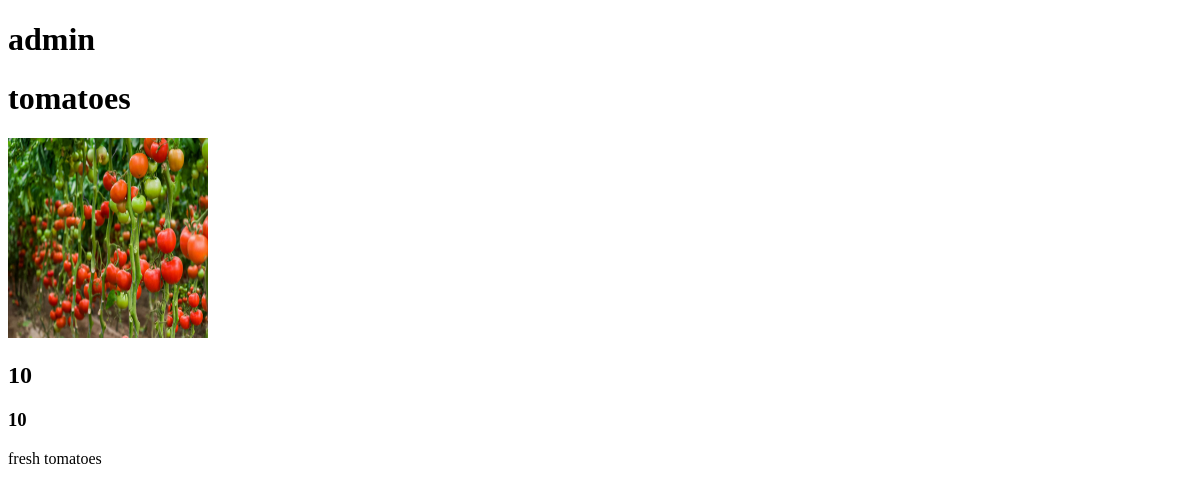
The app's page /dashboard/index/ (signed in), older data.
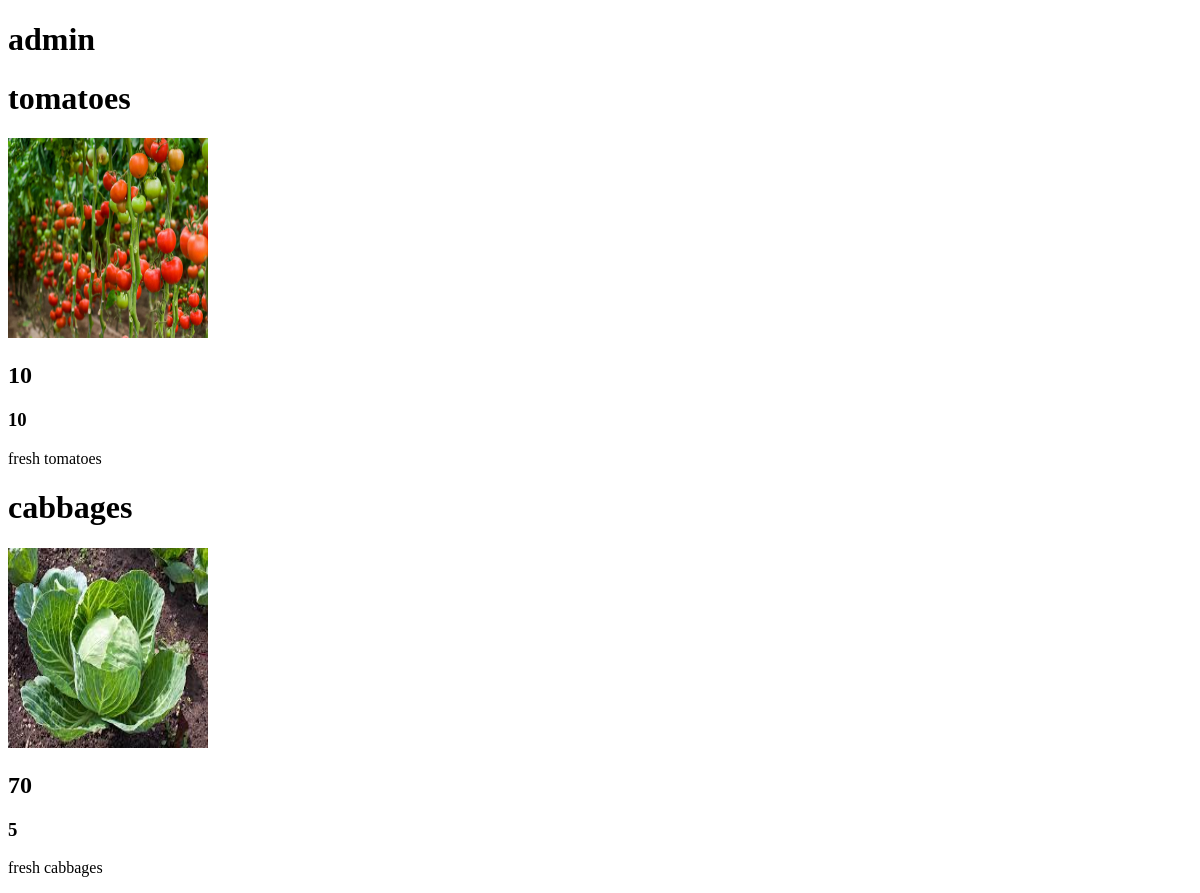
The same page, newer data.
### product/models.py (models this page shows, shortened)
class Product(models.Model):
    CATEGORIES = (
        ("vegetables", "vegetables"),
        ("fruits", "fruits"),
        ("meat", "meat")
    )
    owner = models.ForeignKey(User, on_delete=models.CASCADE)
    name = models.CharField(max_length=30)
    category = models.CharField(max_length=25, default="Select a category", choices=CATEGORIES)
    quantity = models.IntegerField(default=5)
    description = models.CharField(max_length=200)
    image = models.ImageField(upload_to="products")
    price = models.IntegerField()
    location = models.CharField(max_length=50)
    unit_price = models.DecimalField(max_digits=10, decimal_places=2, blank=True, null=True)

### dashboard/views.py (the view)
# urls.py: path('index/', views.index, name='index')
def index(request):
    products = Product.objects.filter(owner=request.user)
    return render(request, 'dashboard/index.html', {'products': products})

### dashboard/templates/dashboard/index.html
{% extends 'Account/base.html' %}
{% block content %}
    <h1>{{ request.user.username }}</h1>
    {% for product in products %}
        <h1>{{ product.name }}</h1>
        <img src="{{ product.image.url }}" height="200" width="200">
        <h2>{{ product.price }}</h2>
        <h3>{{ product.quantity }}</h3>
        <p>{{ product.description }}</p>
    {% endfor %}
{% endblock %}

Row changes from the older to the newer data that the page shows:
added Product: name "cabbages", image (picture), price "70", quantity "5", description "fresh cabbages"
